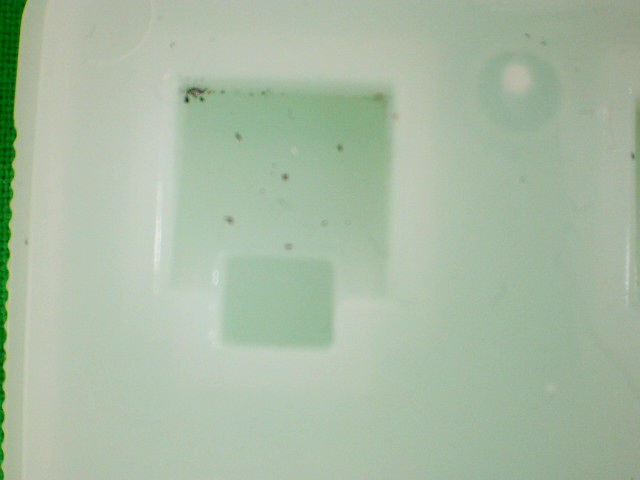
#> input picture dev/machine_learning/numberRecognition/clamshell_photos/WIN_20220328_20_32_29_Pro.jpg, 640 x 480 px
$ python -i rescale_chips_old.py   (imports and definitions only)   (older library calls are emulated)
#> lines starting #> are read from the running program, lines starting #| are printed output that depends on the picture; after the words box and inside, x2 and y2 are one past the last pixel; in counts of white or black regions, pixels touching at a corner belong together
### src/machine_learning/image_methods.py
import cv2
import numpy as np
import math
import yaml
import random as rd
import matplotlib.pyplot as plt
from PIL import Image

CONFIG_PATH = "../../../../src/config_distance.yml"  # ../chip_img_movement/config_distance.yml"


# [214 lines left out: functions overlay_image_alpha, RotateImageSafe, warpImage, imageWarpCalibration, ps_imageWarpCalibration, cv2_to_PIL and 4 more, not called in this run]


def blur(img, amt=3):
    return cv2.blur(img, (amt, amt))


# [130 lines left out: functions add_noise, randomGradientLight, randomPass, formatImage, white_balance, crop, not called in this run]


def increaseContrast(img):
    # -----Converting image to LAB Color model-----------------------------------
    lab = cv2.cvtColor(img, cv2.COLOR_BGR2LAB)
    # -----Splitting the LAB image to different channels-------------------------
    l, a, b = cv2.split(lab)

    # -----Applying CLAHE to L-channel-------------------------------------------
    clahe = cv2.createCLAHE(clipLimit=2.0, tileGridSize=(3, 3))
    cl = clahe.apply(l)

    # -----Merge the CLAHE enhanced L-channel with the a and b channel-----------
    limg = cv2.merge((cl, a, b))

    # -----Converting image from LAB Color model to RGB model--------------------
    final = cv2.cvtColor(limg, cv2.COLOR_LAB2BGR)

    out = [['CLAHE output', cl],

           ]
    return final, out


# [162 lines left out: functions make_image_list, return_open_cv_img_from_list, showImageList, edge_detection, green_to_black, green_to_white and 5 more, not called in this run]


# [12 lines that do not run on import are left out]

### dev/machine_learning/numberRecognition/rescale_chips_old.py
import numpy as np
import cv2
from matplotlib import pyplot as plt
import glob
import os
from pathlib import Path
import sys
## used for training ML to turn wide chip images to scannable
ROOT = ".git"
def get_root():
    new_path = Path(__file__)
    for i in str(new_path).split("/"):
        if (len(glob.glob( str(new_path/ ROOT)))>0): break
        new_path = new_path.parent.absolute()
    return new_path
# [1 line that did not run here, left out]

# [1 line that did not run here, left out]
# [1 line that did not run here, left out]
import image_methods as wrp

def deNoise(grey_img):
    kernelSizes = [(3, 3), (9, 9), (15, 15)]
    blurred = grey_img
    for (kX, kY) in kernelSizes:
        blurred = cv2.blur(blurred, (kX, kY))
    return blurred


def pre_process(img):  # input color image, output grayscale img

    img_grey = cv2.cvtColor(img, cv2.COLOR_BGR2GRAY)
    # set a thresh
    thresh = 150
    # get threshold image
    deNoised = deNoise(img_grey)
    ret, thresh_img = cv2.threshold(img_grey, thresh, 255, cv2.THRESH_BINARY)
    cont, out1 = wrp.increaseContrast(cv2.cvtColor(thresh_img,cv2.COLOR_GRAY2RGB))
    kernel = np.ones((15,15), np.uint8)

    img_erosion = cv2.erode(cv2.cvtColor(thresh_img,cv2.COLOR_GRAY2RGB), kernel, iterations=1)
    img_dilation = cv2.dilate(cv2.cvtColor(thresh_img,cv2.COLOR_GRAY2RGB), kernel, iterations=1)
    img_dilation_grey = cv2.cvtColor(img_dilation,cv2.COLOR_BGR2GRAY)

    # [5 lines of commented-out code are left out]
    return img_dilation_grey
def warpImage(img,pts = np.float32([[ 821 , 482 ],[ 1574 , 578 ],[ 691 , 1950 ],[ 1907 , 1917 ],]) ,x = 512,y=512):
    pts2 = np.float32([[0,0],[x,0],[0,y],[x,y]])
    mat = cv2.getPerspectiveTransform(pts,pts2)
    # print(mat)
    out = cv2.warpPerspective(img, mat, (x, y))
    return out


def findContours(img):
    img_processed = pre_process(img)

    # find contours
    imagem = cv2.bitwise_not(img_processed)
    cnts = cv2.findContours(imagem, cv2.RETR_EXTERNAL, cv2.CHAIN_APPROX_NONE)
    # create an empty image for contours
    img_contours = img.copy()  # np.zeros(img.shape)
    # draw the contours on the empty image

    totalArea = img.shape[0] * img.shape[1]
    # print(len(cnts),totalArea )
    newImages = []
    for c in cnts[0]:  # compute the center of the contour
        M = cv2.moments(c)  # find the center of a given contour
        Area = cv2.contourArea(c)  # find the area of the contour

        if  totalArea*.05<Area < totalArea*.30:  # this is bad.!!!!!!!!!!!!!!!!!!!!!! This needs to be tuned
            cX = int(M["m10"] / M["m00"])
            cY = int(M["m01"] / M["m00"])
            rect = cv2.minAreaRect(c)
            x, y, w, h = cv2.boundingRect(c)
            rect = [x, y, x + w, y + h]
            cropped = img[rect[1]:rect[3], rect[0]:rect[2]]
            boxDim = np.sqrt(totalArea * .07)
            rect1 = ((cX, cY), (boxDim, boxDim), rect[2])
            box = cv2.boxPoints(rect1)  # cv2.boxPoints(rect) for OpenCV 3.x
            box = np.int0(box)
            # print(box,img.shape)
            cv2.rectangle(img_contours, (x, y), (x + w, y + h), (255, 0, 0), 3)
            cv2.drawContours(img_contours, [box], 0, (0, 0, 255), 10)
            cv2.circle(img_contours, (cX, cY), 20, (255, 0, 255), -1)

            newImages.append(cropped)
    # cv2.imshow("hah",img_processed)
    # cv2.imshow("hah1",img)
    # cv2.imshow("ha1",img_contours)

    cv2.waitKey(0)
    return img_contours,  newImages


def save_chips(chips):
    for i, chip in enumerate(chips):
        cv2.imwrite(str(root/"dev"/ "machine_learning"/ "numberRecognition"/ "chips_output"/ f"chip{i}.jpg"), chip)


def iterate_over_folder():
    p_2Img = str(root/"chip_photos")
    all_chips = []
    chip_pic_paths = os.listdir(p_2Img)
    for pics in chip_pic_paths:
        img = cv2.imread(str(root/"chip_photos"/pics))
        cont, outputs, chips = findContours(img)
        all_chips = all_chips + chips

    for chip in all_chips:
        cv2.imshow("chip",chip)
        cv2.waitKey(1000)
    # save_chips(all_chips)
# [2 lines not run here, left out]

    # [5 lines of commented-out code are left out]

>>> import cv2
>>> picture = cv2.imread('clamshell_photos/WIN_20220328_20_32_29_Pro.jpg')
#> picture is the input picture: shape (480, 640, 3); mean B, G, R 164.5, 186.5, 168.7
>>> result = findContours(picture)
#> in pre_process, `img_grey = cv2.cvtColor(img, cv2.COLOR_BGR2GRAY)`:
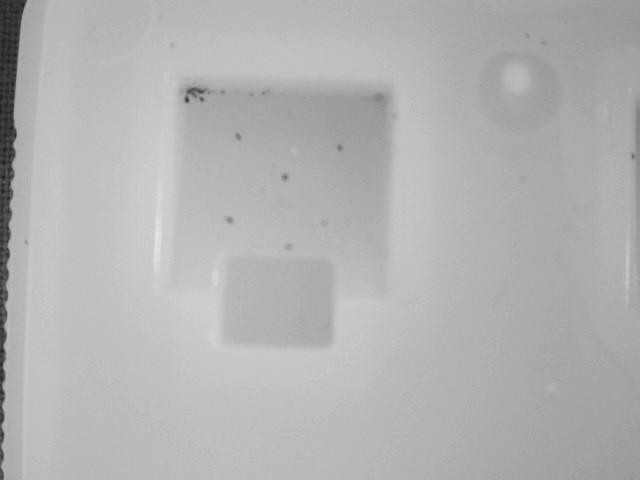
#> img_grey: shape (480, 640); min 29, max 231, mean 178.7
#> in pre_process, `ret, thresh_img = cv2.threshold(img_grey, thresh, 255, cv2.THRESH_BINA..`:
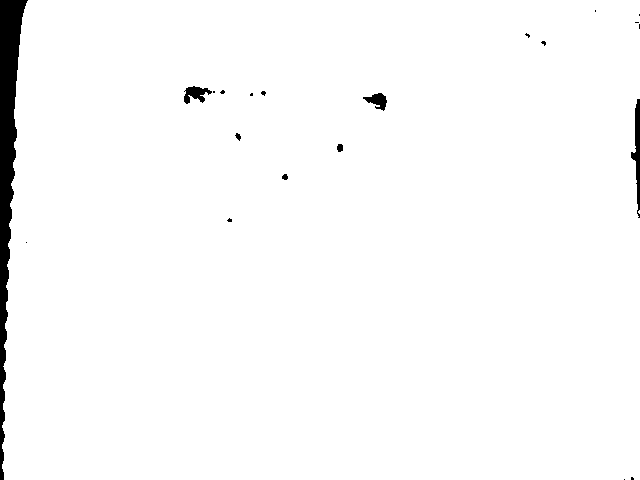
#> thresh_img: shape (480, 640); 97.9% white; 21 black regions (14 under 20 px), largest, box (x1, y1, x2, y2) and area: (0, 0, 28, 480) 5181, (631, 99, 640, 218) 492, (184, 86, 212, 104) 277
#> in pre_process, `ret, thresh_img = cv2.threshold(img_grey, thresh, 255, cv2.THRESH_BINA..`: ret = 150
#> in increaseContrast, `lab = cv2.cvtColor(img, cv2.COLOR_BGR2LAB)`: lab: shape (480, 640, 3); mean of channels 0, 1, 2 249.7, 128, 128
#> in increaseContrast, `l, a, b = cv2.split(lab)`: a: shape (480, 640); every value is 128
#> in increaseContrast, `limg = cv2.merge((cl, a, b))`: limg: shape (480, 640, 3); mean of channels 0, 1, 2 249.8, 128, 128
#> in pre_process, `cont, out1 = wrp.increaseContrast(cv2.cvtColor(thresh_img,cv2.COLOR_GR..`: out1 = 1 item
#> in pre_process, `img_erosion = cv2.erode(cv2.cvtColor(thresh_img,cv2.COLOR_GRAY2RGB), k..`:
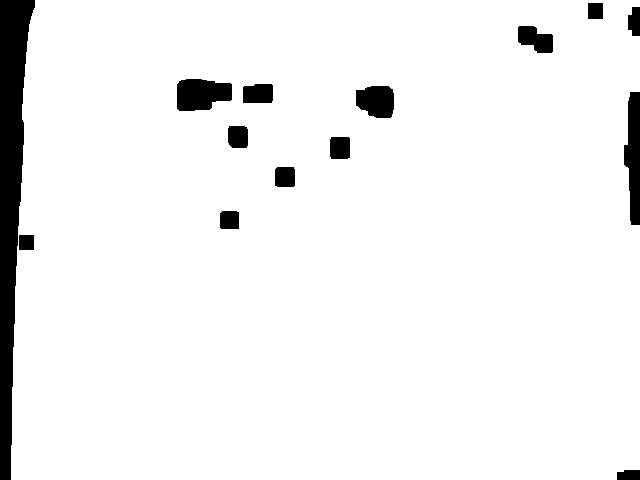
#> img_erosion: shape (480, 640, 3); 94.5% white; 14 black regions, largest, box (x1, y1, x2, y2) and area: (0, 0, 35, 480) 9015, (624, 92, 640, 225) 1572, (177, 79, 232, 111) 1432
#> in pre_process, `img_dilation = cv2.dilate(cv2.cvtColor(thresh_img,cv2.COLOR_GRAY2RGB),..`:
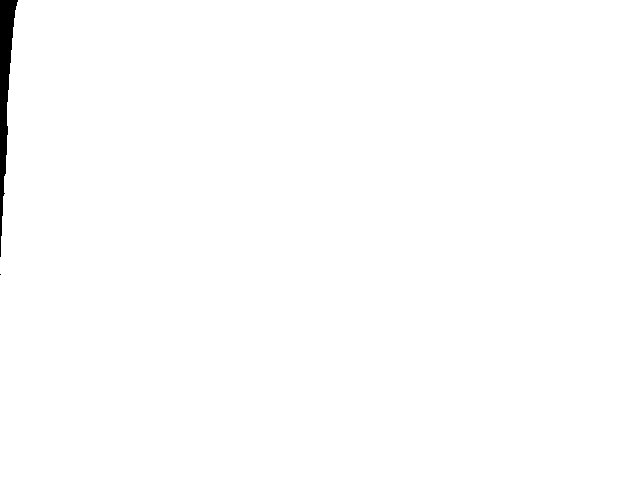
#> img_dilation: shape (480, 640, 3); 99.4% white; 2 black regions (1 under 20 px), largest, box (x1, y1, x2, y2) and area: (0, 0, 18, 257) 1900
#> in findContours, `imagem = cv2.bitwise_not(img_processed)`: imagem: shape (480, 640); 0.62% white; 2 white regions (1 under 20 px)
#> in findContours, `cnts = cv2.findContours(imagem, cv2.RETR_EXTERNAL, cv2.CHAIN_APPROX_NO..`: cnts = 2 contours, 1 with area under 20; largest, box (x1, y1, x2, y2) and area: (0, 0, 18, 257) 1634
#> the loop in findContours, `for c in cnts[0]:` made 2 passes
#> Area on pass 2: 1634.5
#> after the loop in findContours, `for c in cnts[0]:`: newImages = []
